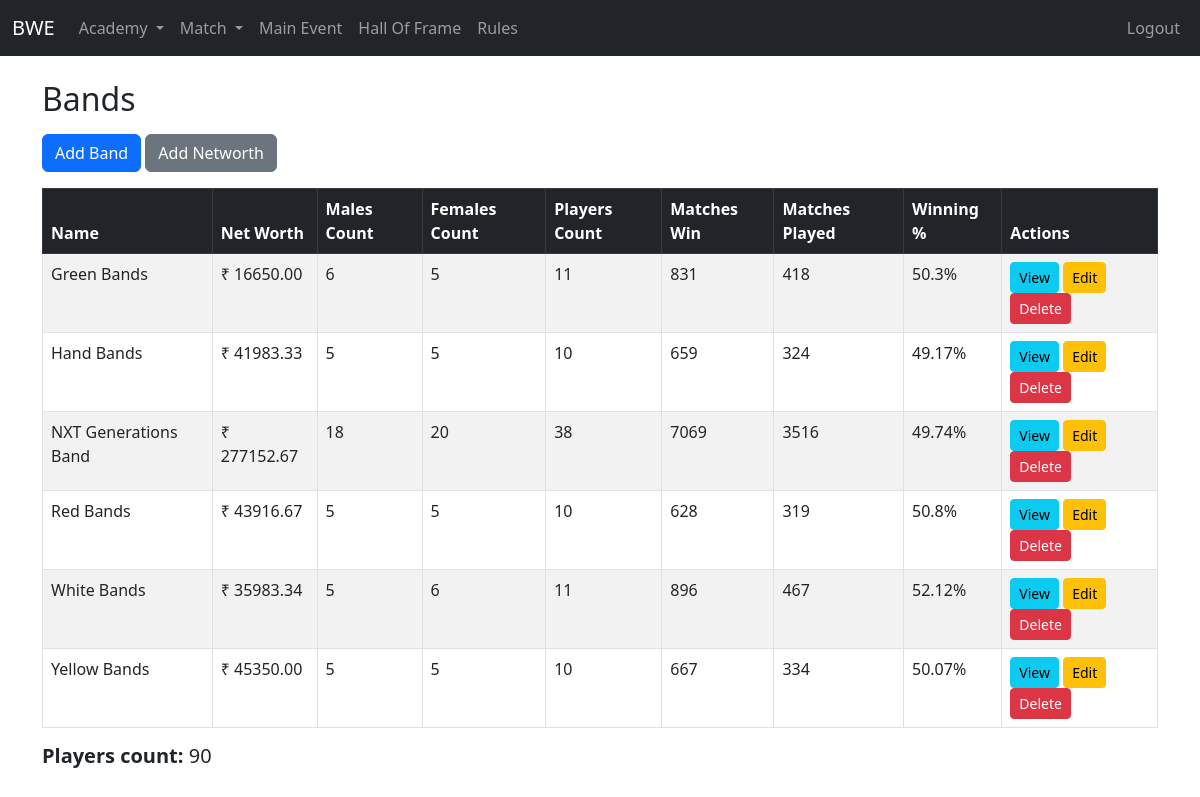
The page /academy/bands/ (signed in) on the database as committed earlier.
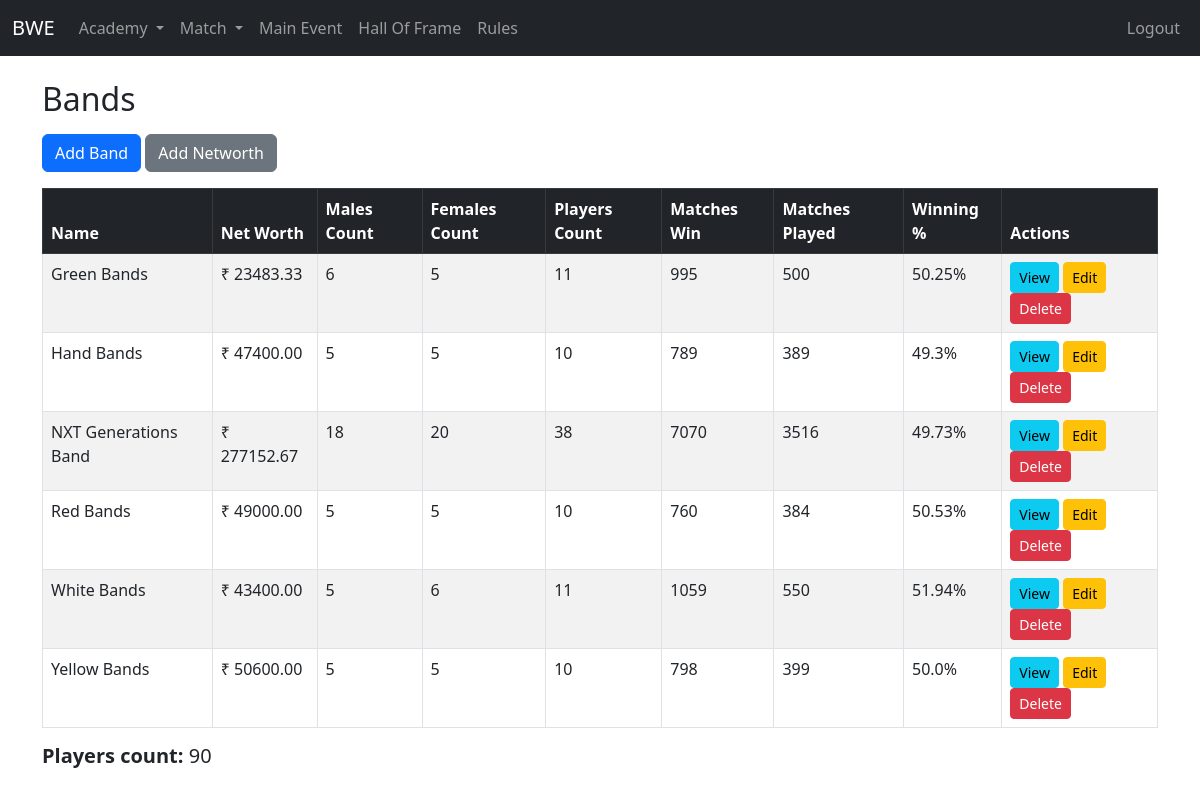
The same page on the database as committed later.
### academy/models.py (models this page shows, shortened)
class Band(models.Model):
    name = models.CharField(max_length=200)
    networth = models.FloatField(default=0)
    image_url = models.CharField(max_length=120, null=True, blank=True)
    emoji = models.CharField(max_length=5, null=True, blank=True)
    @property
    def men_count(self):
        return self.player_band.filter(gender='Male').count()
    @property
    def women_count(self):
        return self.player_band.filter(gender='Female').count()
    @property
    def player_count(self):
        return self.player_band.count()
    @property
    def matchesplayed(self):
        return self.player_band.aggregate(total=models.Sum('matchesplayed'))['total'] or 0
    @property
    def wins(self):
        return self.player_band.aggregate(total=models.Sum('wins'))['total'] or 0
    @property
    def winningpercentage(self):
        matches = self.matchesplayed
        wins = self.wins
        return round((wins / matches) * 100, 2) if matches > 0 else 0

### academy/views.py (the view)
# urls.py: path('bands/', views.band_list, name='band-list'),
@login_required
def band_list(request):
    bands = Band.objects.all().order_by('name')
    total_active_players = Player.objects.count()
    return render(request, 'academy/bands/band_list.html', {'bands': bands, 'total_active_players': total_active_players})

### academy/models.py (called while the page is built)
    def get_queryset(self):
        return super().get_queryset().filter(is_active=True)

### templates/academy/bands/band_list.html (shortened to what this page needs)
{% extends 'base.html' %}
{% block content %}
<h2 class="mb-3">Bands</h2>
<a href="{% url 'band-create' %}" class="btn btn-primary mb-3">Add Band</a>
<a href="{% url 'band-add_networth'%}" class="btn btn-secondary mb-3">Add Networth</a>
<div class="table-responsive">
<table class="table table-bordered table-striped">
  <thead class="table-dark">
    <tr>
      <th>Name</th>
      <th>Net Worth</th>
      <th>Males Count</th>
      <th>Females Count</th>
      <th>Players Count</th>
      <th>Matches Win</th>
      <th>Matches Played</th>
      <th>Winning %</th>
      <th>Actions</th>
    </tr>
  </thead>
  <tbody id="table-body">
    {% include "academy/bands/partials/table_body.html" %}
  </tbody>
</table>
<h5><strong>Players count: </strong>{{total_active_players}}</h5>
</div>
{% endblock %}

### templates/academy/bands/partials/table_body.html
{% for band in bands %}
<tr>
  <td>{{ band.name }}</td>
  <td>₹ {{ band.networth|floatformat:2 }}</td>
  <td>{{ band.men_count }}</td>
  <td>{{ band.women_count }}</td>
  <td>{{ band.player_count }}</td>
  <td>{{ band.matchesplayed }}</td>
  <td>{{ band.wins }}</td>
  <td>{{ band.winningpercentage }}%</td>
  <td>
    <a href="{% url 'band-view' band.id %}" class="btn btn-info btn-sm">View</a>
    <a href="{% url 'band-update' band.id %}" class="btn btn-warning btn-sm">Edit</a>
    <a class="btn btn-danger btn-sm"
        hx-get="{% url 'band-delete' band.id %}"
        hx-target="#dialog"
        hx-swap="innerHTML">
    Delete
    </a>
  </td>
</tr>
{% endfor %}

Rows that differ between the two databases and show on the page:
changed Band "Green Bands": networth "16650.00" → "23483.33"; matchesplayed "831" → "995"; wins "418" → "500"; winningpercentage "50.3" → "50.25"
changed Band "Hand Bands": networth "41983.33" → "47400.00"; matchesplayed "659" → "789"; wins "324" → "389"; winningpercentage "49.17" → "49.3"
computed for Band "NXT Generations Band": matchesplayed "7069" → "7070"; winningpercentage "49.74" → "49.73"
changed Band "Red Bands": networth "43916.67" → "49000.00"; matchesplayed "628" → "760"; wins "319" → "384"; winningpercentage "50.8" → "50.53"
changed Band "White Bands": networth "35983.34" → "43400.00"; matchesplayed "896" → "1059"; wins "467" → "550"; winningpercentage "52.12" → "51.94"
changed Band "Yellow Bands": networth "45350.00" → "50600.00"; matchesplayed "667" → "798"; wins "334" → "399"; winningpercentage "50.07" → "50.0"
